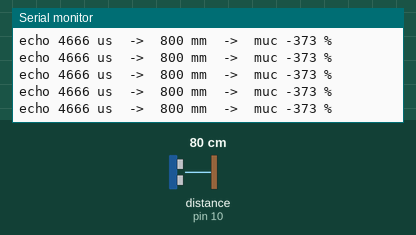
Bench run of a sketch on a simulated Arduino Uno, built with avr-gcc and run on an emulated ATmega328P. Shown: the last lines printed to the serial monitor. Wiring (inferred from the names in the program): ultrasonic range finder: trigger pin 9; echo pin 10. The test bench sets the inputs (shaded band); at power-on: distance to the obstacle (sensor on pin 10) 80 cm. The echo pulse lasts 58.3 µs per cm.

Above: at 1.2 s.
1.3 s: distance to the obstacle (sensor on pin 10) set to 4 cm
At 1.6 s:
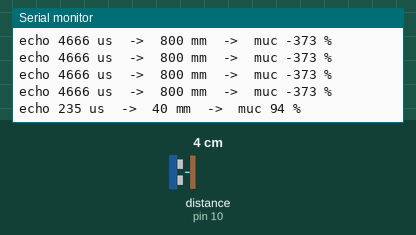
4.3 s: distance to the obstacle (sensor on pin 10) set to 2 cm
At 4.42 s:
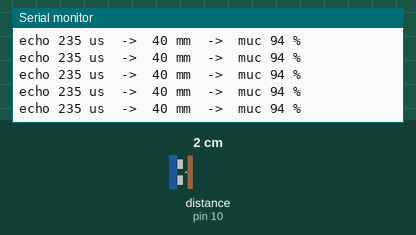
Timing chart, 0 to 7.3 s (numbered marks = the images above; inputs shaded):
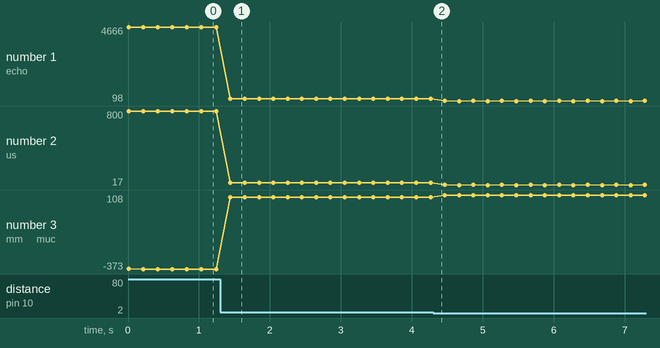

Measured:
- after the input at 1.3 s, the serial monitor: prints a new line after 0.14 s (image 1)
- plotted number 1: 4666 → 235 after the input at 1.3 s, 235 → 98 after the input at 4.3 s
- plotted number 2: 800 → 40 after the input at 1.3 s, 40 → 17 after the input at 4.3 s
- plotted number 3: -373 → 94 after the input at 1.3 s, 94 → 108 after the input at 4.3 s

The sketch:

T2_HCSR04.ino
```cpp
// T2 — Cảm biến siêu âm HC-SR04: đo khoảng cách và quy ra mực nước %.
// Cắm: VCC→5V, GND→GND, TRIG→D9, ECHO→D10.
// Thử: đưa bàn tay / tấm bìa phẳng trước cảm biến ở 5–30 cm, số đo đổi theo.
// Đạt: khoảng cách ổn định ±1 cm; che kín hoặc rút dây ECHO thì in "KHONG CO TIENG VONG".

const byte TRIG = 9, ECHO = 10;
const float S_MM = 193;      // mặt cảm biến → đáy trong bình (bản chi tiết). Bản đơn giản: 191
const float USABLE_MM = 163; // chiều cao ứng với 100 %. Bản đơn giản: 161

void setup() {
  pinMode(TRIG, OUTPUT); digitalWrite(TRIG, LOW);
  pinMode(ECHO, INPUT);
  Serial.begin(9600);
  Serial.println(F("T2: HC-SR04"));
}

void loop() {
  digitalWrite(TRIG, HIGH); delayMicroseconds(10); digitalWrite(TRIG, LOW); // xung 10 µs
  unsigned long us = pulseIn(ECHO, HIGH, 30000UL);                            // quá 30 ms = mất tín hiệu
  if (us == 0) {
    Serial.println(F("KHONG CO TIENG VONG (kiem tra day ECHO/TRIG)"));
  } else {
    float mm = us * 0.343 / 2;                 // tốc độ âm thanh 0,343 mm/µs, đi và về
    float pct = (S_MM - mm) / USABLE_MM * 100; // tay càng gần cảm biến = "nước càng cao"
    Serial.print(F("echo ")); Serial.print(us); Serial.print(F(" us  ->  "));
    Serial.print(mm, 0); Serial.print(F(" mm  ->  muc "));
    Serial.print(pct, 0); Serial.println(F(" %"));
  }
  delay(200);
}
```
